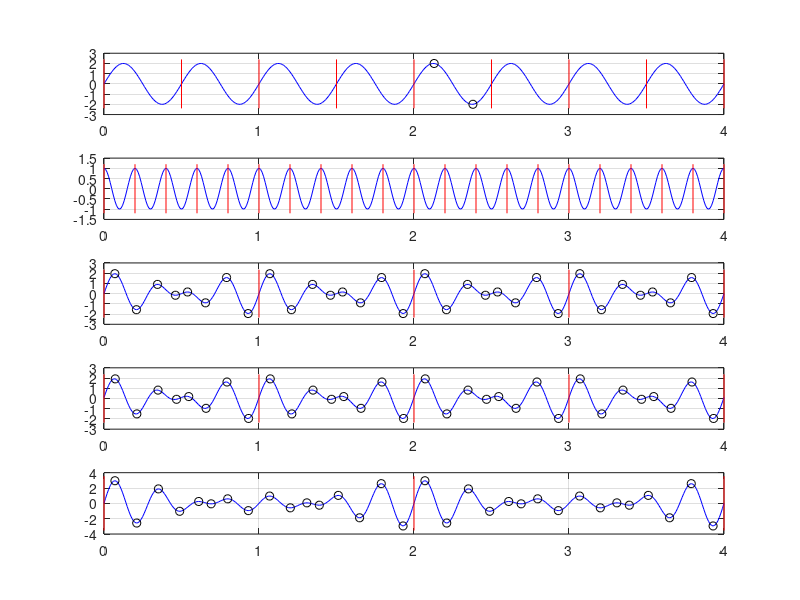

MATLAB code for this plot:
clear all
close all
clc

screen = get(0,'screensize');
width = screen(3);
height = screen(4);

%% 02.1

Ta = 0.01;
T = 4;
t=0:Ta:T;
x = 2*sin(4*pi*t);                       Tx = 1/2;
[xMin,xMinIdx] = min(x); % minimum and index where it occurs
[xMax,xMaxIdx] = max(x); % maximum and index where it occurs
y = sin(10*pi*t+pi/2);                   Ty = 1/5;
yMin = min(y);
yMax = max(y);
z = sin(6*pi*t)+sin(8*pi*t);             Tz = 1;
zMin = min(z);
zMax = max(z);
w = sin(6*pi*t)+sin(8*pi*t+0.1);         Tw = 1;
wMin = min(w);
wMax = max(w);
q = sin(6*pi*t)+sin(7*pi*t)+sin(8*pi*t); Tq = 2;
qMin = min(q);
qMax = max(q);
fig = figure(1);
set(fig,'position',[60 20 width-80 height-140]);
subplot(5,1,1); plot(t,x,'b',t([xMinIdx xMaxIdx]),x([xMinIdx xMaxIdx]),'ok',repmat(0:Tx:T,2,1),1.2*max(abs(x))*[-1 1],'r'); grid on;
subplot(5,1,2); plot(t,y,'b',repmat(0:Ty:T,2,1),1.2*max(abs(y))*[-1 1],'r'); grid on;
subplot(5,1,3); plot(t,z,'b',repmat(0:Tz:T,2,1),1.2*max(abs(z))*[-1 1],'r'); grid on;
subplot(5,1,4); plot(t,w,'b',repmat(0:Tw:T,2,1),1.2*max(abs(w))*[-1 1],'r'); grid on;
subplot(5,1,5); plot(t,q,'b',repmat(0:Tq:T,2,1),1.2*max(abs(q))*[-1 1],'r'); grid on;

%% 02.1 z(t) extrema (outside the scope of SM)
% sin(6*pi*t)+sin(8*pi*t) -> (x^3-x^-3)+(x^4-x^.4), with x=exp(2i*pi*t)
pol = [-1 -1 0 0 0 0 0 1 1];
degree = (length(pol)-1)/2;
pol = pol .* (-degree:degree); % derivative
r = roots(pol);
subplot(5,1,3);
hold on;
for i=1:length(r)
  if abs(1-abs(r(i)))<1e-12
    tt = Tz*mod(angle(r(i))/(2*pi),1):Tz:T;
    plot(tt,sin(6*pi*tt)+sin(8*pi*tt),'ok');
  end
end
hold off;

%% 02.1 w(t) extrema (outside the scope of SM)
pol = [-exp(-1i*0.1) -1 0 0 0 0 0 1 exp(1i*0.1)];
degree = (length(pol)-1)/2;
pol = pol .* (-degree:degree); % derivative
r = roots(pol);
subplot(5,1,4);
hold on;
for i=1:length(r)
  if abs(1-abs(r(i)))<1e-12
    tt = Tw*mod(angle(r(i))/(2*pi),1):Tw:T;
    plot(tt,sin(6*pi*tt)+sin(8*pi*tt+0.1),'ok');
  end
end
hold off;

%% 02.1 q(t) extrema; here x=exp(1i*t) (outside the scope of SM)
pol = [-1 -1 -1 0 0 0 0 0 0 0 0 0 0 0 1 1 1];
degree = (length(pol)-1)/2;
pol = pol .* (-degree:degree); % derivative
r = roots(pol);
subplot(5,1,5);
hold on;
for i=1:length(r)
  if abs(1-abs(r(i)))<1e-12
    tt = Tq*mod(angle(r(i))/(2*pi),1):Tq:T;
    plot(tt,sin(6*pi*tt)+sin(7*pi*tt)+sin(8*pi*tt),'ok');
  end
end
hold off;
